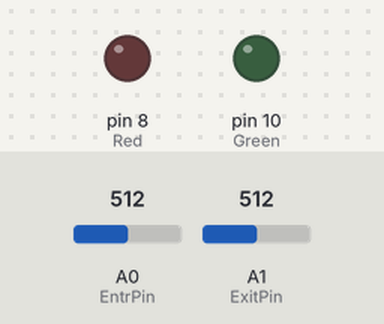
A sketch run on a simulated Arduino Uno, built with avr-gcc and run on an emulated ATmega328P. Parts: output pins drawn as LEDs (lit = HIGH). The inputs (shaded band) are chosen by the test bench; at power-on: A1 (ExitPin) = 512, A0 (EntrPin) = 512.

Above: at 1.2 s.
1.3 s: A1 (ExitPin) set to 416
2.8 s: A1 (ExitPin) set to 391
At 4.0 s:
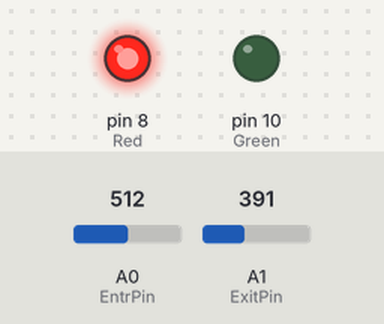
4.3 s: A0 (EntrPin) set to 315
5.8 s: A0 (EntrPin) set to 291
At 6.6 s:
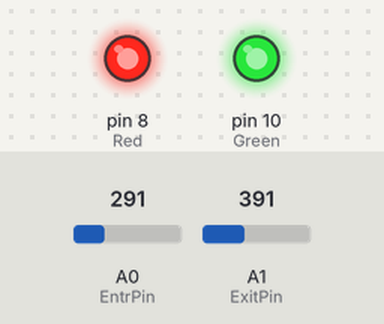
7.3 s: A0 (EntrPin) set to 306
At 9.6 s:
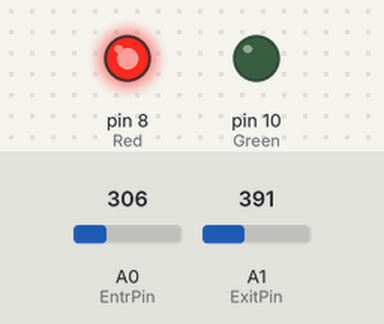
10.3 s: A0 (EntrPin) set to 290
At 11.5 s:
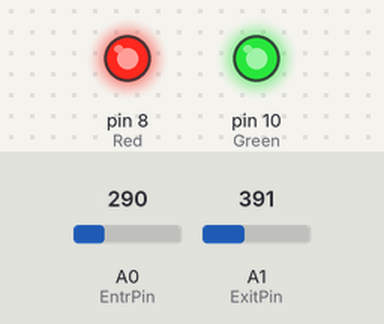
Timing chart, 0 to 12.8 s (numbered marks = the images above; inputs shaded):
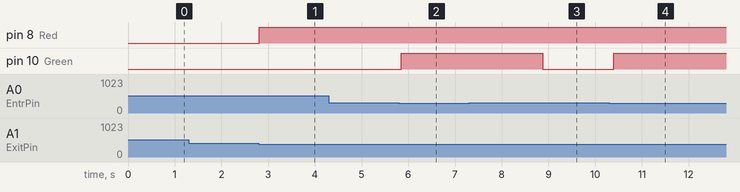

Measured:
- the behaviour switches between 400 and 399 on A1 (ExitPin) (found by bisection; images 0 and 1)
- the behaviour switches between 300 and 299 on A0 (EntrPin) (found by bisection; images 1 and 2)
- after the input at 1.3 s, every drawn part: stays the same
- after the input at 2.8 s, pin 8 (Red): LOW → HIGH at once
- after the input at 4.3 s, every drawn part: stays the same
- after the input at 5.8 s, pin 10 (Green): LOW → HIGH after 0.05 s
- after the input at 7.3 s, pin 10 (Green): HIGH → LOW after 1.6 s
- after the input at 10.3 s, pin 10 (Green): LOW → HIGH after 0.09 s

The sketch:

Task_2.ino
```cpp
#define Red 8 // Red led pin
#define Green 10  // Green led pin
#define buzzer 5  // buzzer pin
int EntrPin = 0;  // Enterance light sensor input pin
int ExitPin = 1;  // Exit light sensor input pin
int EntrVal = 0;  // initializing the light sensor value
int ExitVal = 0;
int number_of_persons = 0;   // initializing the number of persons variable to count the number of persons in a  room
void setup() { Serial.begin(9600); // In wetup we Gave each pin it's information as input or output
pinMode(Green,OUTPUT);
pinMode(Red,OUTPUT);
pinMode(buzzer,OUTPUT);
pinMode(A0,INPUT);
pinMode(A1,INPUT);
}
void loop() {
EntrVal = analogRead(EntrPin);  // A variable to read the entrance light sensor value
ExitVal = analogRead(ExitPin);  // A variable to read the entrance light sensor value
if ( EntrVal < 300){  // A condition to count the number of persons entered if the light sensor value is less than the room light and to make the green led turn on to know that a person entered(the maximum value of the sensor is 550)
  digitalWrite(Green, HIGH);
  number_of_persons ++;
  delay(1500);
} else{
  digitalWrite(Green, LOW);
}
if ( ExitVal < 400){  // A condition to count the number of persons exited if the light sensor value is less than the room light and to make the red led turn on to know that a person exited(the maximum value of the sensor is 650)
  digitalWrite( Red, HIGH);
  number_of_persons --;
  delay(1500);
} else{
  digitalWrite(Red, LOW);
}
 if (number_of_persons > 5){  // A condition to make the buzzer make sound and to show an error message if the number of persons in a room is more than 5
      Serial.print("ERROR: Number of persons exceeded 5 persons in the room!\n");
      tone(buzzer, 1000);
    }
    else{
      noTone(buzzer);
    }
    delay(20);
}
```
